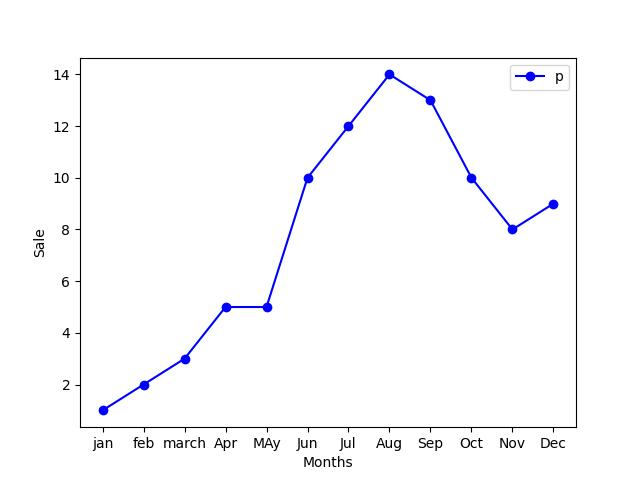

The script that saved this image:
import matplotlib.pyplot as plt
import numpy as np

x = ["jan","feb","march","Apr","MAy","Jun","Jul","Aug","Sep","Oct","Nov","Dec"]
y = [1,2,3,5,5,10,12,14,13,10,8,9]

plt.plot(x,y,marker="o",color="blue")
plt.xlabel("Months")
plt.ylabel("Sale")
plt.legend("polynimial")
plt.savefig("matplot.jpeg")


